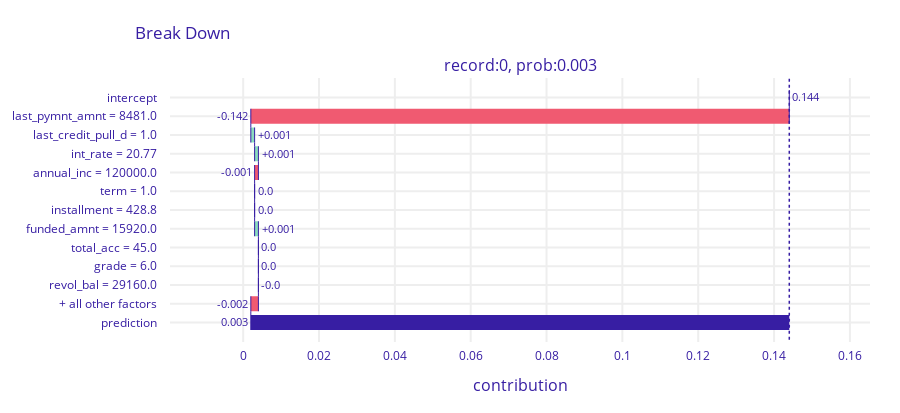
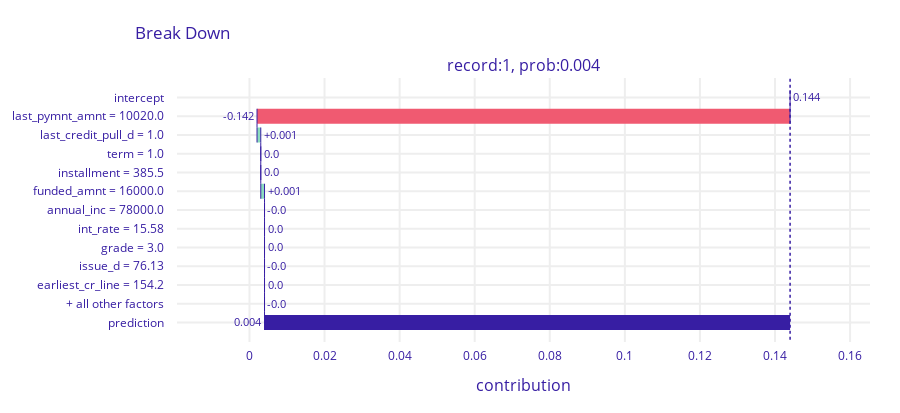
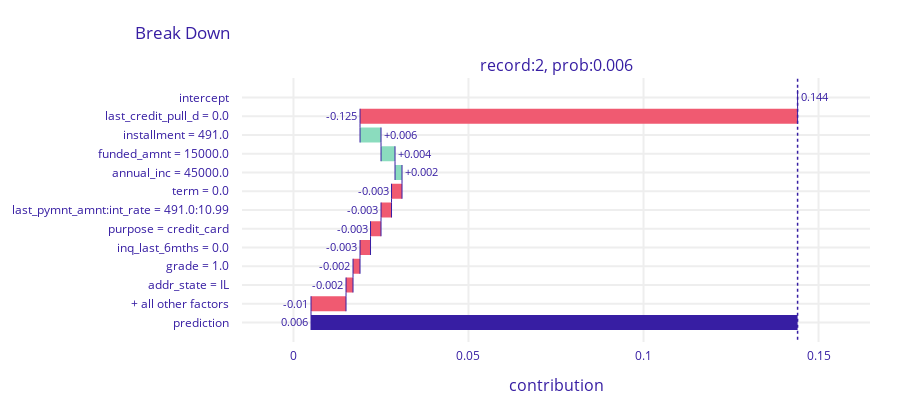
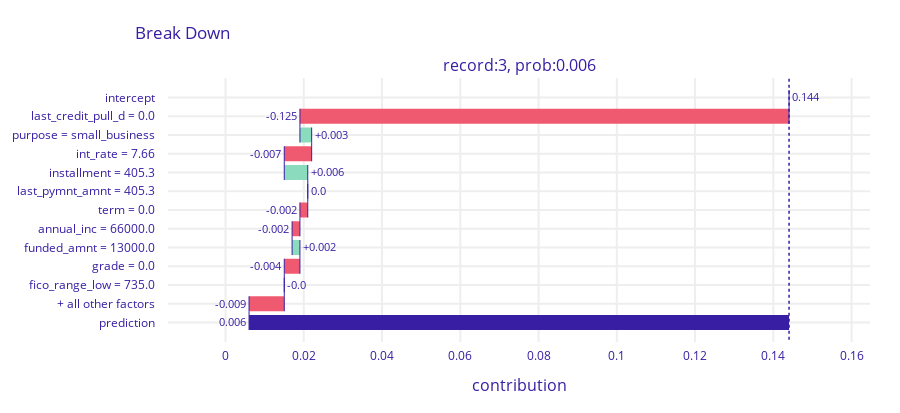

The notebook cell these images were saved under, in order:
### Code cell
ynk.plot_local_breakdown_interactions(top_10_fn, pipeline_explainer)

### Figure 1 — Plotly figure (JSON) as saved in the notebook; plotly's stock layout.template omitted (floating-point values rounded to 4 significant figures)
{"data": [{"base": 0.144, "connector": {"line": {"color": "#371ea3", "dash": "solid", "width": 1}, "mode": "spanning"}, "decreasing": {"marker": {"color": "#f05a71"}}, "hoverinfo": "text+delta", "hoverlabel": {"bgcolor": "rgba(0,0,0,0.8)"}, "hovertext": ["Average response: 0.144<br>Prediction: 0.003", "last_pymnt_amnt = 8481.0<br>decreases average response by", "last_credit_pull_d = 1.0<br>increases average response by", "int_rate = 20.77<br>increases average response by", "annual_inc = 120000.0<br>decreases average response by", "term = 1.0<br>decreases average response by", "installment = 428.8<br>decreases average response by", "funded_amnt = 15920.0<br>increases average response by", "total_acc = 45.0<br>decreases average response by", "grade = 6.0<br>decreases average response by", "revol_bal = 29160.0<br>decreases average response by", "+ all other factors<br>decreases average response by", "Average response: 0.144<br>Prediction: 0.003"], "increasing": {"marker": {"color": "#8bdcbe"}}, "measure": ["relative", "relative", "relative", "relative", "relative", "relative", "relative", "relative", "relative", "relative", "relative", "relative", "total"], "orientation": "h", "showlegend": false, "text": ["0.144", "-0.142", "+0.001", "+0.001", "-0.001", "0.0", "0.0", "+0.001", "0.0", "0.0", "-0.0", "-0.002", "0.003"], "textposition": "outside", "totals": {"marker": {"color": "#371ea3"}}, "type": "waterfall", "x": [0, -0.142, 0.001, 0.001, -0.001, 0, 0, 0.001, 0, 0, 0, -0.002, -0.141], "xaxis": "x", "y": ["intercept", "last_pymnt_amnt = 8481.0", "last_credit_pull_d = 1.0", "int_rate = 20.77", "annual_inc = 120000.0", "term = 1.0", "installment = 428.8", "funded_amnt = 15920.0", "total_acc = 45.0", "grade = 6.0", "revol_bal = 29160.0", "+ all other factors", "prediction"], "yaxis": "y"}], "layout": {"annotations": [{"font": {"size": 16}, "showarrow": false, "text": "record:0, prob:0.003", "x": 0.5, "xanchor": "center", "xref": "paper", "y": 1, "yanchor": "bottom", "yref": "paper"}, {"font": {"size": 16}, "showarrow": false, "text": "contribution", "x": 0.5, "xanchor": "center", "xref": "paper", "y": 0, "yanchor": "top", "yref": "paper", "yshift": -30}], "font": {"color": "#371ea3"}, "height": 413, "margin": {"b": 71, "r": 30, "t": 78}, "shapes": [{"line": {"color": "#371ea3", "dash": "dot", "width": 1.5}, "type": "line", "x0": 0.144, "x1": 0.144, "xref": "x", "y0": -1, "y1": 13, "yref": "y"}], "title": {"text": "Break Down", "x": 0.15}, "xaxis": {"anchor": "y", "automargin": true, "domain": [0, 1], "fixedrange": true, "gridwidth": 2, "range": [-0.0193, 0.1653], "tickcolor": "white", "ticklen": 3, "ticks": "outside", "type": "linear", "zeroline": false}, "yaxis": {"anchor": "x", "automargin": true, "autorange": "reversed", "domain": [0, 1], "fixedrange": true, "gridwidth": 2, "tickcolor": "white", "ticklen": 10, "ticks": "outside", "type": "category"}}}

### Figure 2 — Plotly figure (JSON) as saved in the notebook; plotly's stock layout.template omitted (floating-point values rounded to 4 significant figures)
{"data": [{"base": 0.144, "connector": {"line": {"color": "#371ea3", "dash": "solid", "width": 1}, "mode": "spanning"}, "decreasing": {"marker": {"color": "#f05a71"}}, "hoverinfo": "text+delta", "hoverlabel": {"bgcolor": "rgba(0,0,0,0.8)"}, "hovertext": ["Average response: 0.144<br>Prediction: 0.004", "last_pymnt_amnt = 10020.0<br>decreases average response by", "last_credit_pull_d = 1.0<br>increases average response by", "term = 1.0<br>decreases average response by", "installment = 385.5<br>decreases average response by", "funded_amnt = 16000.0<br>increases average response by", "annual_inc = 78000.0<br>decreases average response by", "int_rate = 15.58<br>decreases average response by", "grade = 3.0<br>decreases average response by", "issue_d = 76.13<br>decreases average response by", "earliest_cr_line = 154.2<br>decreases average response by", "+ all other factors<br>decreases average response by", "Average response: 0.144<br>Prediction: 0.004"], "increasing": {"marker": {"color": "#8bdcbe"}}, "measure": ["relative", "relative", "relative", "relative", "relative", "relative", "relative", "relative", "relative", "relative", "relative", "relative", "total"], "orientation": "h", "showlegend": false, "text": ["0.144", "-0.142", "+0.001", "0.0", "0.0", "+0.001", "-0.0", "0.0", "0.0", "-0.0", "0.0", "-0.0", "0.004"], "textposition": "outside", "totals": {"marker": {"color": "#371ea3"}}, "type": "waterfall", "x": [0, -0.142, 0.001, 0, 0, 0.001, 0, 0, 0, 0, 0, 0, -0.14], "xaxis": "x", "y": ["intercept", "last_pymnt_amnt = 10020.0", "last_credit_pull_d = 1.0", "term = 1.0", "installment = 385.5", "funded_amnt = 16000.0", "annual_inc = 78000.0", "int_rate = 15.58", "grade = 3.0", "issue_d = 76.13", "earliest_cr_line = 154.2", "+ all other factors", "prediction"], "yaxis": "y"}], "layout": {"annotations": [{"font": {"size": 16}, "showarrow": false, "text": "record:1, prob:0.004", "x": 0.5, "xanchor": "center", "xref": "paper", "y": 1, "yanchor": "bottom", "yref": "paper"}, {"font": {"size": 16}, "showarrow": false, "text": "contribution", "x": 0.5, "xanchor": "center", "xref": "paper", "y": 0, "yanchor": "top", "yref": "paper", "yshift": -30}], "font": {"color": "#371ea3"}, "height": 413, "margin": {"b": 71, "r": 30, "t": 78}, "shapes": [{"line": {"color": "#371ea3", "dash": "dot", "width": 1.5}, "type": "line", "x0": 0.144, "x1": 0.144, "xref": "x", "y0": -1, "y1": 13, "yref": "y"}], "title": {"text": "Break Down", "x": 0.15}, "xaxis": {"anchor": "y", "automargin": true, "domain": [0, 1], "fixedrange": true, "gridwidth": 2, "range": [-0.0193, 0.1653], "tickcolor": "white", "ticklen": 3, "ticks": "outside", "type": "linear", "zeroline": false}, "yaxis": {"anchor": "x", "automargin": true, "autorange": "reversed", "domain": [0, 1], "fixedrange": true, "gridwidth": 2, "tickcolor": "white", "ticklen": 10, "ticks": "outside", "type": "category"}}}

### Figure 3 — Plotly figure (JSON) as saved in the notebook; plotly's stock layout.template omitted (floating-point values rounded to 4 significant figures)
{"data": [{"base": 0.144, "connector": {"line": {"color": "#371ea3", "dash": "solid", "width": 1}, "mode": "spanning"}, "decreasing": {"marker": {"color": "#f05a71"}}, "hoverinfo": "text+delta", "hoverlabel": {"bgcolor": "rgba(0,0,0,0.8)"}, "hovertext": ["Average response: 0.144<br>Prediction: 0.006", "last_credit_pull_d = 0.0<br>decreases average response by", "installment = 491.0<br>increases average response by", "funded_amnt = 15000.0<br>increases average response by", "annual_inc = 45000.0<br>increases average response by", "term = 0.0<br>decreases average response by", "last_pymnt_amnt:int_rate = 491.0:10.99<br>decreases average response by", "purpose = credit_card<br>decreases average response by", "inq_last_6mths = 0.0<br>decreases average response by", "grade = 1.0<br>decreases average response by", "addr_state = IL<br>decreases average response by", "+ all other factors<br>decreases average response by", "Average response: 0.144<br>Prediction: 0.006"], "increasing": {"marker": {"color": "#8bdcbe"}}, "measure": ["relative", "relative", "relative", "relative", "relative", "relative", "relative", "relative", "relative", "relative", "relative", "relative", "total"], "orientation": "h", "showlegend": false, "text": ["0.144", "-0.125", "+0.006", "+0.004", "+0.002", "-0.003", "-0.003", "-0.003", "-0.003", "-0.002", "-0.002", "-0.01", "0.006"], "textposition": "outside", "totals": {"marker": {"color": "#371ea3"}}, "type": "waterfall", "x": [0, -0.125, 0.006, 0.004, 0.002, -0.003, -0.003, -0.003, -0.003, -0.002, -0.002, -0.01, -0.138], "xaxis": "x", "y": ["intercept", "last_credit_pull_d = 0.0", "installment = 491.0", "funded_amnt = 15000.0", "annual_inc = 45000.0", "term = 0.0", "last_pymnt_amnt:int_rate = 491.0:10.99", "purpose = credit_card", "inq_last_6mths = 0.0", "grade = 1.0", "addr_state = IL", "+ all other factors", "prediction"], "yaxis": "y"}], "layout": {"annotations": [{"font": {"size": 16}, "showarrow": false, "text": "record:2, prob:0.006", "x": 0.5, "xanchor": "center", "xref": "paper", "y": 1, "yanchor": "bottom", "yref": "paper"}, {"font": {"size": 16}, "showarrow": false, "text": "contribution", "x": 0.5, "xanchor": "center", "xref": "paper", "y": 0, "yanchor": "top", "yref": "paper", "yshift": -30}], "font": {"color": "#371ea3"}, "height": 413, "margin": {"b": 71, "r": 30, "t": 78}, "shapes": [{"line": {"color": "#371ea3", "dash": "dot", "width": 1.5}, "type": "line", "x0": 0.144, "x1": 0.144, "xref": "x", "y0": -1, "y1": 13, "yref": "y"}], "title": {"text": "Break Down", "x": 0.15}, "xaxis": {"anchor": "y", "automargin": true, "domain": [0, 1], "fixedrange": true, "gridwidth": 2, "range": [-0.0147, 0.1647], "tickcolor": "white", "ticklen": 3, "ticks": "outside", "type": "linear", "zeroline": false}, "yaxis": {"anchor": "x", "automargin": true, "autorange": "reversed", "domain": [0, 1], "fixedrange": true, "gridwidth": 2, "tickcolor": "white", "ticklen": 10, "ticks": "outside", "type": "category"}}}

### Figure 4 — Plotly figure (JSON) as saved in the notebook; plotly's stock layout.template omitted (floating-point values rounded to 4 significant figures)
{"data": [{"base": 0.144, "connector": {"line": {"color": "#371ea3", "dash": "solid", "width": 1}, "mode": "spanning"}, "decreasing": {"marker": {"color": "#f05a71"}}, "hoverinfo": "text+delta", "hoverlabel": {"bgcolor": "rgba(0,0,0,0.8)"}, "hovertext": ["Average response: 0.144<br>Prediction: 0.006", "last_credit_pull_d = 0.0<br>decreases average response by", "purpose = small_business<br>increases average response by", "int_rate = 7.66<br>decreases average response by", "installment = 405.3<br>increases average response by", "last_pymnt_amnt = 405.3<br>decreases average response by", "term = 0.0<br>decreases average response by", "annual_inc = 66000.0<br>decreases average response by", "funded_amnt = 13000.0<br>increases average response by", "grade = 0.0<br>decreases average response by", "fico_range_low = 735.0<br>decreases average response by", "+ all other factors<br>decreases average response by", "Average response: 0.144<br>Prediction: 0.006"], "increasing": {"marker": {"color": "#8bdcbe"}}, "measure": ["relative", "relative", "relative", "relative", "relative", "relative", "relative", "relative", "relative", "relative", "relative", "relative", "total"], "orientation": "h", "showlegend": false, "text": ["0.144", "-0.125", "+0.003", "-0.007", "+0.006", "0.0", "-0.002", "-0.002", "+0.002", "-0.004", "-0.0", "-0.009", "0.006"], "textposition": "outside", "totals": {"marker": {"color": "#371ea3"}}, "type": "waterfall", "x": [0, -0.125, 0.003, -0.007, 0.006, 0, -0.002, -0.002, 0.002, -0.004, 0, -0.009, -0.138], "xaxis": "x", "y": ["intercept", "last_credit_pull_d = 0.0", "purpose = small_business", "int_rate = 7.66", "installment = 405.3", "last_pymnt_amnt = 405.3", "term = 0.0", "annual_inc = 66000.0", "funded_amnt = 13000.0", "grade = 0.0", "fico_range_low = 735.0", "+ all other factors", "prediction"], "yaxis": "y"}], "layout": {"annotations": [{"font": {"size": 16}, "showarrow": false, "text": "record:3, prob:0.006", "x": 0.5, "xanchor": "center", "xref": "paper", "y": 1, "yanchor": "bottom", "yref": "paper"}, {"font": {"size": 16}, "showarrow": false, "text": "contribution", "x": 0.5, "xanchor": "center", "xref": "paper", "y": 0, "yanchor": "top", "yref": "paper", "yshift": -30}], "font": {"color": "#371ea3"}, "height": 413, "margin": {"b": 71, "r": 30, "t": 78}, "shapes": [{"line": {"color": "#371ea3", "dash": "dot", "width": 1.5}, "type": "line", "x0": 0.144, "x1": 0.144, "xref": "x", "y0": -1, "y1": 13, "yref": "y"}], "title": {"text": "Break Down", "x": 0.15}, "xaxis": {"anchor": "y", "automargin": true, "domain": [0, 1], "fixedrange": true, "gridwidth": 2, "range": [-0.0147, 0.1647], "tickcolor": "white", "ticklen": 3, "ticks": "outside", "type": "linear", "zeroline": false}, "yaxis": {"anchor": "x", "automargin": true, "autorange": "reversed", "domain": [0, 1], "fixedrange": true, "gridwidth": 2, "tickcolor": "white", "ticklen": 10, "ticks": "outside", "type": "category"}}}
